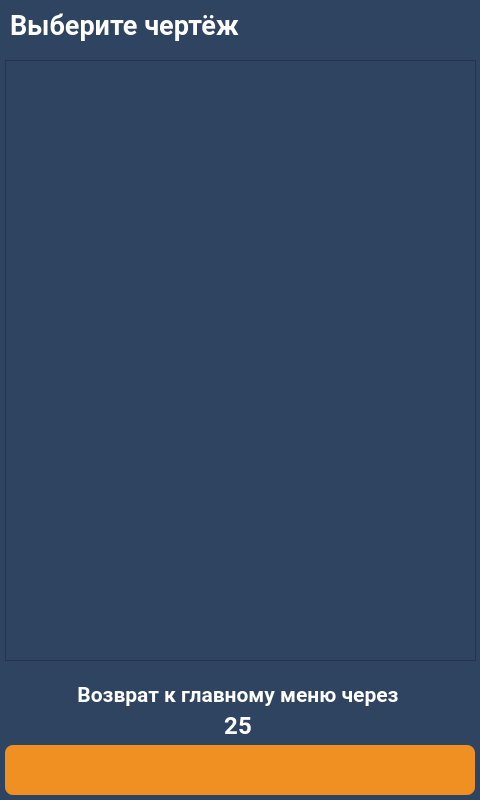
<?xml version="1.0" encoding="UTF-8"?>
<ui version="4.0">
 <class>screen_33_select_plan</class>
 <widget class="QWidget" name="screen_33_select_plan">
  <property name="enabled">
   <bool>true</bool>
  </property>
  <property name="geometry">
   <rect>
    <x>0</x>
    <y>0</y>
    <width>480</width>
    <height>800</height>
   </rect>
  </property>
  <property name="windowTitle">
   <string>screen_33_select_plan</string>
  </property>
  <property name="styleSheet">
   <string notr="true">QWidget{
	background-color: #2e4461;
}
QLabel {
	background: none;
	color: #FFFFFF;
	border-width: 0px;
	border-radius: 0px;
	font-family: &quot;Roboto&quot;, Sans-serif;
}
#background {
	color: #FFFFFF;
	background-color: #2e4461;
	border-width: 2px;
	border-style: groove;
	border-color: #ff9923;
	border-radius: 0px;
	font-family: &quot;Roboto&quot;, Sans-serif;
}
QPushButton {
	color: #FFFFFF;
	background-color: #f09022;
	border-width: 0px;
	border-style: outset;
	border-color: #EAA657;
	border-radius: 8px;
	font-weight: 600;
    font-size: 25px;
	font-family: &quot;Roboto&quot;, Sans-serif;
}</string>
  </property>
  <widget class="QPushButton" name="btn_back">
   <property name="geometry">
    <rect>
     <x>5</x>
     <y>745</y>
     <width>470</width>
     <height>50</height>
    </rect>
   </property>
   <property name="palette">
    <palette>
     <active>
      <colorrole role="WindowText">
       <brush brushstyle="SolidPattern">
        <color alpha="255">
         <red>255</red>
         <green>255</green>
         <blue>255</blue>
        </color>
       </brush>
      </colorrole>
      <colorrole role="Button">
       <brush brushstyle="SolidPattern">
        <color alpha="255">
         <red>240</red>
         <green>144</green>
         <blue>34</blue>
        </color>
       </brush>
      </colorrole>
      <colorrole role="Text">
       <brush brushstyle="SolidPattern">
        <color alpha="255">
         <red>255</red>
         <green>255</green>
         <blue>255</blue>
        </color>
       </brush>
      </colorrole>
      <colorrole role="ButtonText">
       <brush brushstyle="SolidPattern">
        <color alpha="255">
         <red>255</red>
         <green>255</green>
         <blue>255</blue>
        </color>
       </brush>
      </colorrole>
      <colorrole role="Base">
       <brush brushstyle="SolidPattern">
        <color alpha="255">
         <red>240</red>
         <green>144</green>
         <blue>34</blue>
        </color>
       </brush>
      </colorrole>
      <colorrole role="Window">
       <brush brushstyle="SolidPattern">
        <color alpha="255">
         <red>240</red>
         <green>144</green>
         <blue>34</blue>
        </color>
       </brush>
      </colorrole>
      <colorrole role="PlaceholderText">
       <brush brushstyle="NoBrush">
        <color alpha="128">
         <red>255</red>
         <green>255</green>
         <blue>255</blue>
        </color>
       </brush>
      </colorrole>
     </active>
     <inactive>
      <colorrole role="WindowText">
       <brush brushstyle="SolidPattern">
        <color alpha="255">
         <red>255</red>
         <green>255</green>
         <blue>255</blue>
        </color>
       </brush>
      </colorrole>
      <colorrole role="Button">
       <brush brushstyle="SolidPattern">
        <color alpha="255">
         <red>240</red>
         <green>144</green>
         <blue>34</blue>
        </color>
       </brush>
      </colorrole>
      <colorrole role="Text">
       <brush brushstyle="SolidPattern">
        <color alpha="255">
         <red>255</red>
         <green>255</green>
         <blue>255</blue>
        </color>
       </brush>
      </colorrole>
      <colorrole role="ButtonText">
       <brush brushstyle="SolidPattern">
        <color alpha="255">
         <red>255</red>
         <green>255</green>
         <blue>255</blue>
        </color>
       </brush>
      </colorrole>
      <colorrole role="Base">
       <brush brushstyle="SolidPattern">
        <color alpha="255">
         <red>240</red>
         <green>144</green>
         <blue>34</blue>
        </color>
       </brush>
      </colorrole>
      <colorrole role="Window">
       <brush brushstyle="SolidPattern">
        <color alpha="255">
         <red>240</red>
         <green>144</green>
         <blue>34</blue>
        </color>
       </brush>
      </colorrole>
      <colorrole role="PlaceholderText">
       <brush brushstyle="NoBrush">
        <color alpha="128">
         <red>255</red>
         <green>255</green>
         <blue>255</blue>
        </color>
       </brush>
      </colorrole>
     </inactive>
     <disabled>
      <colorrole role="WindowText">
       <brush brushstyle="SolidPattern">
        <color alpha="255">
         <red>255</red>
         <green>255</green>
         <blue>255</blue>
        </color>
       </brush>
      </colorrole>
      <colorrole role="Button">
       <brush brushstyle="SolidPattern">
        <color alpha="255">
         <red>240</red>
         <green>144</green>
         <blue>34</blue>
        </color>
       </brush>
      </colorrole>
      <colorrole role="Text">
       <brush brushstyle="SolidPattern">
        <color alpha="255">
         <red>255</red>
         <green>255</green>
         <blue>255</blue>
        </color>
       </brush>
      </colorrole>
      <colorrole role="ButtonText">
       <brush brushstyle="SolidPattern">
        <color alpha="255">
         <red>255</red>
         <green>255</green>
         <blue>255</blue>
        </color>
       </brush>
      </colorrole>
      <colorrole role="Base">
       <brush brushstyle="SolidPattern">
        <color alpha="255">
         <red>240</red>
         <green>144</green>
         <blue>34</blue>
        </color>
       </brush>
      </colorrole>
      <colorrole role="Window">
       <brush brushstyle="SolidPattern">
        <color alpha="255">
         <red>240</red>
         <green>144</green>
         <blue>34</blue>
        </color>
       </brush>
      </colorrole>
      <colorrole role="PlaceholderText">
       <brush brushstyle="NoBrush">
        <color alpha="128">
         <red>255</red>
         <green>255</green>
         <blue>255</blue>
        </color>
       </brush>
      </colorrole>
     </disabled>
    </palette>
   </property>
   <property name="font">
    <font>
     <family>Roboto</family>
     <pointsize>-1</pointsize>
     <weight>75</weight>
     <bold>true</bold>
    </font>
   </property>
   <property name="contextMenuPolicy">
    <enum>Qt::DefaultContextMenu</enum>
   </property>
   <property name="layoutDirection">
    <enum>Qt::LeftToRight</enum>
   </property>
   <property name="text">
    <string/>
   </property>
   <property name="icon">
    <iconset resource="../img/resources.qrc">
     <normaloff>:/icons/back_white.png</normaloff>:/icons/back_white.png</iconset>
   </property>
   <property name="iconSize">
    <size>
     <width>51</width>
     <height>51</height>
    </size>
   </property>
   <property name="autoRepeat">
    <bool>false</bool>
   </property>
   <property name="autoExclusive">
    <bool>false</bool>
   </property>
  </widget>
  <widget class="QLabel" name="lbl_info_4">
   <property name="geometry">
    <rect>
     <x>48</x>
     <y>680</y>
     <width>380</width>
     <height>30</height>
    </rect>
   </property>
   <property name="palette">
    <palette>
     <active>
      <colorrole role="WindowText">
       <brush brushstyle="SolidPattern">
        <color alpha="255">
         <red>255</red>
         <green>255</green>
         <blue>255</blue>
        </color>
       </brush>
      </colorrole>
      <colorrole role="Button">
       <brush brushstyle="LinearGradientPattern">
        <gradient startx="0.000000000000000" starty="0.000000000000000" endx="1.000000000000000" endy="0.000000000000000" type="LinearGradient" spread="PadSpread" coordinatemode="ObjectBoundingMode">
         <gradientstop position="0.000000000000000">
          <color alpha="0">
           <red>0</red>
           <green>0</green>
           <blue>0</blue>
          </color>
         </gradientstop>
         <gradientstop position="1.000000000000000">
          <color alpha="0">
           <red>255</red>
           <green>255</green>
           <blue>255</blue>
          </color>
         </gradientstop>
        </gradient>
       </brush>
      </colorrole>
      <colorrole role="Text">
       <brush brushstyle="SolidPattern">
        <color alpha="255">
         <red>255</red>
         <green>255</green>
         <blue>255</blue>
        </color>
       </brush>
      </colorrole>
      <colorrole role="ButtonText">
       <brush brushstyle="SolidPattern">
        <color alpha="255">
         <red>255</red>
         <green>255</green>
         <blue>255</blue>
        </color>
       </brush>
      </colorrole>
      <colorrole role="Base">
       <brush brushstyle="LinearGradientPattern">
        <gradient startx="0.000000000000000" starty="0.000000000000000" endx="1.000000000000000" endy="0.000000000000000" type="LinearGradient" spread="PadSpread" coordinatemode="ObjectBoundingMode">
         <gradientstop position="0.000000000000000">
          <color alpha="0">
           <red>0</red>
           <green>0</green>
           <blue>0</blue>
          </color>
         </gradientstop>
         <gradientstop position="1.000000000000000">
          <color alpha="0">
           <red>255</red>
           <green>255</green>
           <blue>255</blue>
          </color>
         </gradientstop>
        </gradient>
       </brush>
      </colorrole>
      <colorrole role="Window">
       <brush brushstyle="LinearGradientPattern">
        <gradient startx="0.000000000000000" starty="0.000000000000000" endx="1.000000000000000" endy="0.000000000000000" type="LinearGradient" spread="PadSpread" coordinatemode="ObjectBoundingMode">
         <gradientstop position="0.000000000000000">
          <color alpha="0">
           <red>0</red>
           <green>0</green>
           <blue>0</blue>
          </color>
         </gradientstop>
         <gradientstop position="1.000000000000000">
          <color alpha="0">
           <red>255</red>
           <green>255</green>
           <blue>255</blue>
          </color>
         </gradientstop>
        </gradient>
       </brush>
      </colorrole>
      <colorrole role="PlaceholderText">
       <brush brushstyle="NoBrush">
        <color alpha="128">
         <red>255</red>
         <green>255</green>
         <blue>255</blue>
        </color>
       </brush>
      </colorrole>
     </active>
     <inactive>
      <colorrole role="WindowText">
       <brush brushstyle="SolidPattern">
        <color alpha="255">
         <red>255</red>
         <green>255</green>
         <blue>255</blue>
        </color>
       </brush>
      </colorrole>
      <colorrole role="Button">
       <brush brushstyle="LinearGradientPattern">
        <gradient startx="0.000000000000000" starty="0.000000000000000" endx="1.000000000000000" endy="0.000000000000000" type="LinearGradient" spread="PadSpread" coordinatemode="ObjectBoundingMode">
         <gradientstop position="0.000000000000000">
          <color alpha="0">
           <red>0</red>
           <green>0</green>
           <blue>0</blue>
          </color>
         </gradientstop>
         <gradientstop position="1.000000000000000">
          <color alpha="0">
           <red>255</red>
           <green>255</green>
           <blue>255</blue>
          </color>
         </gradientstop>
        </gradient>
       </brush>
      </colorrole>
      <colorrole role="Text">
       <brush brushstyle="SolidPattern">
        <color alpha="255">
         <red>255</red>
         <green>255</green>
         <blue>255</blue>
        </color>
       </brush>
      </colorrole>
      <colorrole role="ButtonText">
       <brush brushstyle="SolidPattern">
        <color alpha="255">
         <red>255</red>
         <green>255</green>
         <blue>255</blue>
        </color>
       </brush>
      </colorrole>
      <colorrole role="Base">
       <brush brushstyle="LinearGradientPattern">
        <gradient startx="0.000000000000000" starty="0.000000000000000" endx="1.000000000000000" endy="0.000000000000000" type="LinearGradient" spread="PadSpread" coordinatemode="ObjectBoundingMode">
         <gradientstop position="0.000000000000000">
          <color alpha="0">
           <red>0</red>
           <green>0</green>
           <blue>0</blue>
          </color>
         </gradientstop>
         <gradientstop position="1.000000000000000">
          <color alpha="0">
           <red>255</red>
           <green>255</green>
           <blue>255</blue>
          </color>
         </gradientstop>
        </gradient>
       </brush>
      </colorrole>
      <colorrole role="Window">
       <brush brushstyle="LinearGradientPattern">
        <gradient startx="0.000000000000000" starty="0.000000000000000" endx="1.000000000000000" endy="0.000000000000000" type="LinearGradient" spread="PadSpread" coordinatemode="ObjectBoundingMode">
         <gradientstop position="0.000000000000000">
          <color alpha="0">
           <red>0</red>
           <green>0</green>
           <blue>0</blue>
          </color>
         </gradientstop>
         <gradientstop position="1.000000000000000">
          <color alpha="0">
           <red>255</red>
           <green>255</green>
           <blue>255</blue>
          </color>
         </gradientstop>
        </gradient>
       </brush>
      </colorrole>
      <colorrole role="PlaceholderText">
       <brush brushstyle="NoBrush">
        <color alpha="128">
         <red>255</red>
         <green>255</green>
         <blue>255</blue>
        </color>
       </brush>
      </colorrole>
     </inactive>
     <disabled>
      <colorrole role="WindowText">
       <brush brushstyle="SolidPattern">
        <color alpha="255">
         <red>255</red>
         <green>255</green>
         <blue>255</blue>
        </color>
       </brush>
      </colorrole>
      <colorrole role="Button">
       <brush brushstyle="LinearGradientPattern">
        <gradient startx="0.000000000000000" starty="0.000000000000000" endx="1.000000000000000" endy="0.000000000000000" type="LinearGradient" spread="PadSpread" coordinatemode="ObjectBoundingMode">
         <gradientstop position="0.000000000000000">
          <color alpha="0">
           <red>0</red>
           <green>0</green>
           <blue>0</blue>
          </color>
         </gradientstop>
         <gradientstop position="1.000000000000000">
          <color alpha="0">
           <red>255</red>
           <green>255</green>
           <blue>255</blue>
          </color>
         </gradientstop>
        </gradient>
       </brush>
      </colorrole>
      <colorrole role="Text">
       <brush brushstyle="SolidPattern">
        <color alpha="255">
         <red>255</red>
         <green>255</green>
         <blue>255</blue>
        </color>
       </brush>
      </colorrole>
      <colorrole role="ButtonText">
       <brush brushstyle="SolidPattern">
        <color alpha="255">
         <red>255</red>
         <green>255</green>
         <blue>255</blue>
        </color>
       </brush>
      </colorrole>
      <colorrole role="Base">
       <brush brushstyle="LinearGradientPattern">
        <gradient startx="0.000000000000000" starty="0.000000000000000" endx="1.000000000000000" endy="0.000000000000000" type="LinearGradient" spread="PadSpread" coordinatemode="ObjectBoundingMode">
         <gradientstop position="0.000000000000000">
          <color alpha="0">
           <red>0</red>
           <green>0</green>
           <blue>0</blue>
          </color>
         </gradientstop>
         <gradientstop position="1.000000000000000">
          <color alpha="0">
           <red>255</red>
           <green>255</green>
           <blue>255</blue>
          </color>
         </gradientstop>
        </gradient>
       </brush>
      </colorrole>
      <colorrole role="Window">
       <brush brushstyle="LinearGradientPattern">
        <gradient startx="0.000000000000000" starty="0.000000000000000" endx="1.000000000000000" endy="0.000000000000000" type="LinearGradient" spread="PadSpread" coordinatemode="ObjectBoundingMode">
         <gradientstop position="0.000000000000000">
          <color alpha="0">
           <red>0</red>
           <green>0</green>
           <blue>0</blue>
          </color>
         </gradientstop>
         <gradientstop position="1.000000000000000">
          <color alpha="0">
           <red>255</red>
           <green>255</green>
           <blue>255</blue>
          </color>
         </gradientstop>
        </gradient>
       </brush>
      </colorrole>
      <colorrole role="PlaceholderText">
       <brush brushstyle="NoBrush">
        <color alpha="128">
         <red>255</red>
         <green>255</green>
         <blue>255</blue>
        </color>
       </brush>
      </colorrole>
     </disabled>
    </palette>
   </property>
   <property name="font">
    <font>
     <family>Roboto</family>
     <pointsize>16</pointsize>
     <weight>75</weight>
     <bold>true</bold>
    </font>
   </property>
   <property name="text">
    <string>Возврат к главному меню через</string>
   </property>
   <property name="alignment">
    <set>Qt::AlignCenter</set>
   </property>
  </widget>
  <widget class="QLabel" name="lbl_timeout_back">
   <property name="geometry">
    <rect>
     <x>48</x>
     <y>710</y>
     <width>380</width>
     <height>30</height>
    </rect>
   </property>
   <property name="palette">
    <palette>
     <active>
      <colorrole role="WindowText">
       <brush brushstyle="SolidPattern">
        <color alpha="255">
         <red>255</red>
         <green>255</green>
         <blue>255</blue>
        </color>
       </brush>
      </colorrole>
      <colorrole role="Button">
       <brush brushstyle="LinearGradientPattern">
        <gradient startx="0.000000000000000" starty="0.000000000000000" endx="1.000000000000000" endy="0.000000000000000" type="LinearGradient" spread="PadSpread" coordinatemode="ObjectBoundingMode">
         <gradientstop position="0.000000000000000">
          <color alpha="0">
           <red>0</red>
           <green>0</green>
           <blue>0</blue>
          </color>
         </gradientstop>
         <gradientstop position="1.000000000000000">
          <color alpha="0">
           <red>255</red>
           <green>255</green>
           <blue>255</blue>
          </color>
         </gradientstop>
        </gradient>
       </brush>
      </colorrole>
      <colorrole role="Text">
       <brush brushstyle="SolidPattern">
        <color alpha="255">
         <red>255</red>
         <green>255</green>
         <blue>255</blue>
        </color>
       </brush>
      </colorrole>
      <colorrole role="ButtonText">
       <brush brushstyle="SolidPattern">
        <color alpha="255">
         <red>255</red>
         <green>255</green>
         <blue>255</blue>
        </color>
       </brush>
      </colorrole>
      <colorrole role="Base">
       <brush brushstyle="LinearGradientPattern">
        <gradient startx="0.000000000000000" starty="0.000000000000000" endx="1.000000000000000" endy="0.000000000000000" type="LinearGradient" spread="PadSpread" coordinatemode="ObjectBoundingMode">
         <gradientstop position="0.000000000000000">
          <color alpha="0">
           <red>0</red>
           <green>0</green>
           <blue>0</blue>
          </color>
         </gradientstop>
         <gradientstop position="1.000000000000000">
          <color alpha="0">
           <red>255</red>
           <green>255</green>
           <blue>255</blue>
          </color>
         </gradientstop>
        </gradient>
       </brush>
      </colorrole>
      <colorrole role="Window">
       <brush brushstyle="LinearGradientPattern">
        <gradient startx="0.000000000000000" starty="0.000000000000000" endx="1.000000000000000" endy="0.000000000000000" type="LinearGradient" spread="PadSpread" coordinatemode="ObjectBoundingMode">
         <gradientstop position="0.000000000000000">
          <color alpha="0">
           <red>0</red>
           <green>0</green>
           <blue>0</blue>
          </color>
         </gradientstop>
         <gradientstop position="1.000000000000000">
          <color alpha="0">
           <red>255</red>
           <green>255</green>
           <blue>255</blue>
          </color>
         </gradientstop>
        </gradient>
       </brush>
      </colorrole>
      <colorrole role="PlaceholderText">
       <brush brushstyle="NoBrush">
        <color alpha="128">
         <red>255</red>
         <green>255</green>
         <blue>255</blue>
        </color>
       </brush>
      </colorrole>
     </active>
     <inactive>
      <colorrole role="WindowText">
       <brush brushstyle="SolidPattern">
        <color alpha="255">
         <red>255</red>
         <green>255</green>
         <blue>255</blue>
        </color>
       </brush>
      </colorrole>
      <colorrole role="Button">
       <brush brushstyle="LinearGradientPattern">
        <gradient startx="0.000000000000000" starty="0.000000000000000" endx="1.000000000000000" endy="0.000000000000000" type="LinearGradient" spread="PadSpread" coordinatemode="ObjectBoundingMode">
         <gradientstop position="0.000000000000000">
          <color alpha="0">
           <red>0</red>
           <green>0</green>
           <blue>0</blue>
          </color>
         </gradientstop>
         <gradientstop position="1.000000000000000">
          <color alpha="0">
           <red>255</red>
           <green>255</green>
           <blue>255</blue>
          </color>
         </gradientstop>
        </gradient>
       </brush>
      </colorrole>
      <colorrole role="Text">
       <brush brushstyle="SolidPattern">
        <color alpha="255">
         <red>255</red>
         <green>255</green>
         <blue>255</blue>
        </color>
       </brush>
      </colorrole>
      <colorrole role="ButtonText">
       <brush brushstyle="SolidPattern">
        <color alpha="255">
         <red>255</red>
         <green>255</green>
         <blue>255</blue>
        </color>
       </brush>
      </colorrole>
      <colorrole role="Base">
       <brush brushstyle="LinearGradientPattern">
        <gradient startx="0.000000000000000" starty="0.000000000000000" endx="1.000000000000000" endy="0.000000000000000" type="LinearGradient" spread="PadSpread" coordinatemode="ObjectBoundingMode">
         <gradientstop position="0.000000000000000">
          <color alpha="0">
           <red>0</red>
           <green>0</green>
           <blue>0</blue>
          </color>
         </gradientstop>
         <gradientstop position="1.000000000000000">
          <color alpha="0">
           <red>255</red>
           <green>255</green>
           <blue>255</blue>
          </color>
         </gradientstop>
        </gradient>
       </brush>
      </colorrole>
      <colorrole role="Window">
       <brush brushstyle="LinearGradientPattern">
        <gradient startx="0.000000000000000" starty="0.000000000000000" endx="1.000000000000000" endy="0.000000000000000" type="LinearGradient" spread="PadSpread" coordinatemode="ObjectBoundingMode">
         <gradientstop position="0.000000000000000">
          <color alpha="0">
           <red>0</red>
           <green>0</green>
           <blue>0</blue>
          </color>
         </gradientstop>
         <gradientstop position="1.000000000000000">
          <color alpha="0">
           <red>255</red>
           <green>255</green>
           <blue>255</blue>
          </color>
         </gradientstop>
        </gradient>
       </brush>
      </colorrole>
      <colorrole role="PlaceholderText">
       <brush brushstyle="NoBrush">
        <color alpha="128">
         <red>255</red>
         <green>255</green>
         <blue>255</blue>
        </color>
       </brush>
      </colorrole>
     </inactive>
     <disabled>
      <colorrole role="WindowText">
       <brush brushstyle="SolidPattern">
        <color alpha="255">
         <red>255</red>
         <green>255</green>
         <blue>255</blue>
        </color>
       </brush>
      </colorrole>
      <colorrole role="Button">
       <brush brushstyle="LinearGradientPattern">
        <gradient startx="0.000000000000000" starty="0.000000000000000" endx="1.000000000000000" endy="0.000000000000000" type="LinearGradient" spread="PadSpread" coordinatemode="ObjectBoundingMode">
         <gradientstop position="0.000000000000000">
          <color alpha="0">
           <red>0</red>
           <green>0</green>
           <blue>0</blue>
          </color>
         </gradientstop>
         <gradientstop position="1.000000000000000">
          <color alpha="0">
           <red>255</red>
           <green>255</green>
           <blue>255</blue>
          </color>
         </gradientstop>
        </gradient>
       </brush>
      </colorrole>
      <colorrole role="Text">
       <brush brushstyle="SolidPattern">
        <color alpha="255">
         <red>255</red>
         <green>255</green>
         <blue>255</blue>
        </color>
       </brush>
      </colorrole>
      <colorrole role="ButtonText">
       <brush brushstyle="SolidPattern">
        <color alpha="255">
         <red>255</red>
         <green>255</green>
         <blue>255</blue>
        </color>
       </brush>
      </colorrole>
      <colorrole role="Base">
       <brush brushstyle="LinearGradientPattern">
        <gradient startx="0.000000000000000" starty="0.000000000000000" endx="1.000000000000000" endy="0.000000000000000" type="LinearGradient" spread="PadSpread" coordinatemode="ObjectBoundingMode">
         <gradientstop position="0.000000000000000">
          <color alpha="0">
           <red>0</red>
           <green>0</green>
           <blue>0</blue>
          </color>
         </gradientstop>
         <gradientstop position="1.000000000000000">
          <color alpha="0">
           <red>255</red>
           <green>255</green>
           <blue>255</blue>
          </color>
         </gradientstop>
        </gradient>
       </brush>
      </colorrole>
      <colorrole role="Window">
       <brush brushstyle="LinearGradientPattern">
        <gradient startx="0.000000000000000" starty="0.000000000000000" endx="1.000000000000000" endy="0.000000000000000" type="LinearGradient" spread="PadSpread" coordinatemode="ObjectBoundingMode">
         <gradientstop position="0.000000000000000">
          <color alpha="0">
           <red>0</red>
           <green>0</green>
           <blue>0</blue>
          </color>
         </gradientstop>
         <gradientstop position="1.000000000000000">
          <color alpha="0">
           <red>255</red>
           <green>255</green>
           <blue>255</blue>
          </color>
         </gradientstop>
        </gradient>
       </brush>
      </colorrole>
      <colorrole role="PlaceholderText">
       <brush brushstyle="NoBrush">
        <color alpha="128">
         <red>255</red>
         <green>255</green>
         <blue>255</blue>
        </color>
       </brush>
      </colorrole>
     </disabled>
    </palette>
   </property>
   <property name="font">
    <font>
     <family>Roboto</family>
     <pointsize>18</pointsize>
     <weight>75</weight>
     <bold>true</bold>
    </font>
   </property>
   <property name="text">
    <string>25</string>
   </property>
   <property name="alignment">
    <set>Qt::AlignCenter</set>
   </property>
  </widget>
  <widget class="QListWidget" name="listWidget">
   <property name="enabled">
    <bool>true</bool>
   </property>
   <property name="geometry">
    <rect>
     <x>5</x>
     <y>60</y>
     <width>471</width>
     <height>601</height>
    </rect>
   </property>
   <property name="sizePolicy">
    <sizepolicy hsizetype="Expanding" vsizetype="Expanding">
     <horstretch>0</horstretch>
     <verstretch>0</verstretch>
    </sizepolicy>
   </property>
   <property name="whatsThis">
    <string>&lt;html&gt;&lt;head/&gt;&lt;body&gt;&lt;p&gt;&lt;br/&gt;&lt;/p&gt;&lt;/body&gt;&lt;/html&gt;</string>
   </property>
   <property name="autoFillBackground">
    <bool>false</bool>
   </property>
   <property name="verticalScrollBarPolicy">
    <enum>Qt::ScrollBarAlwaysOff</enum>
   </property>
   <property name="horizontalScrollBarPolicy">
    <enum>Qt::ScrollBarAlwaysOff</enum>
   </property>
   <property name="autoScroll">
    <bool>true</bool>
   </property>
   <property name="textElideMode">
    <enum>Qt::ElideRight</enum>
   </property>
  </widget>
  <widget class="QLabel" name="lbl_info_1">
   <property name="enabled">
    <bool>true</bool>
   </property>
   <property name="geometry">
    <rect>
     <x>10</x>
     <y>5</y>
     <width>451</width>
     <height>40</height>
    </rect>
   </property>
   <property name="font">
    <font>
     <family>Roboto</family>
     <pointsize>20</pointsize>
     <weight>75</weight>
     <bold>true</bold>
    </font>
   </property>
   <property name="layoutDirection">
    <enum>Qt::LeftToRight</enum>
   </property>
   <property name="text">
    <string>Выберите чертёж</string>
   </property>
  </widget>
 </widget>
 <resources>
  <include location="../img/resources.qrc"/>
 </resources>
 <connections/>
</ui>
